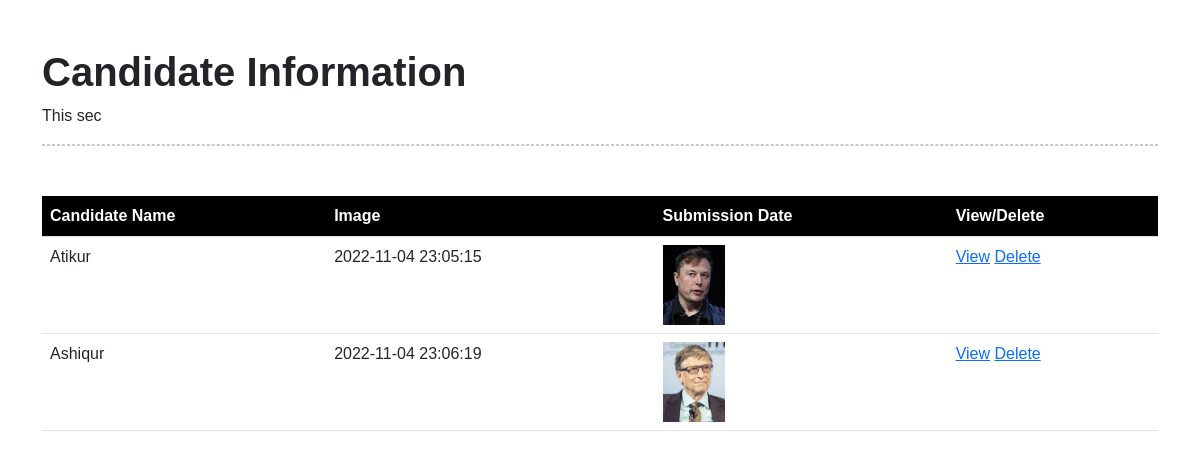
The app's page /admin/index.php with its own data.
### tables this page shows
CREATE TABLE `form` (
  `id` int(11) NOT NULL,
  `fname` varchar(255) NOT NULL,
  `lname` varchar(255) NOT NULL,
  `bday` date NOT NULL,
  `natinal` varchar(255) NOT NULL,
  `address` varchar(1000) NOT NULL,
  `city` varchar(255) NOT NULL,
  `state` varchar(255) NOT NULL,
  `email` varchar(255) NOT NULL,
  `phone` varchar(15) NOT NULL,
  `course` varchar(255) NOT NULL,
  `addcomment` text NOT NULL,
  `gender` varchar(255) NOT NULL,
  `img` varchar(255) NOT NULL,
  `submitdate` datetime NOT NULL DEFAULT current_timestamp()
);

### admin/index.php (the view, shortened to what this page needs)
<?php
  include('../connect.php');
  $sql = "SELECT * FROM form";
  $query = mysqli_query($con, $sql);
?>
<!doctype html>
<html lang="en">
  <head>
    <link href="https://cdn.jsdelivr.net/npm/bootstrap@5.2.2/dist/css/bootstrap.min.css" rel="stylesheet">
    <link rel="stylesheet" type="text/css" href="css/style.css">
  </head>
  <body>
    <div class="container my-5">
      <div class="head">
        <h1 class="headline">Candidate Information</h1>
        <p class="headline-txt">This sec</p>
        <hr>
      </div>
      <table class="table table-hover">
        <thead>
          <tr>
            <th scope="col">Candidate Name</th>
            <th scope="col">Image</th>
            <th scope="col">Submission Date</th>
            <th scope="col">View/Delete</th>
          </tr>
        </thead>
        <tbody>
          <?php
            while($data = mysqli_fetch_array($query)) {
              $id = $data['id'];
              $fname = $data['fname'];
              $submitdate = $data['submitdate'];
              $img = $data['img'];
          ?>
          <tr>
            <td><?php echo $fname ?></td>
            <td><?php echo $submitdate ?></td>
            <td><img src="../img/<?php echo $img ?>" class="img-fluid" id="profile-img"></td>
            <td>
              <a href="submitform.php?id=<?php echo $id?>">View</a>
              <a href="delete.php?id=<?php echo $id?>">Delete</a>
            </td>
          </tr>
        <?php }?>
        </tbody>
      </table>
    </div>
  </body>
</html>

### admin/css/style.css (style rules this page uses)
body { padding: 0; margin: 0; background-image: url(https://bangladesh.gov.bd/themes/responsive_npf/images/bg_main.gif); background-position: center; background-size: cover; background-attachment: fixed; font-family: arial; }
#profile-img { height: 80px; }
.headline { font-weight: bold; font-family: arial; }
.headline-txt { font-weight: 500; font-family: arial; }
hr { margin-bottom: 50px; border: 1px dashed; }
thead { background-color: #000000; color: #FFFFFF; }

### records on screen
form: fname "Atikur", submitdate "2022-11-04 23:05:15", img (picture)
form: fname "Ashiqur", submitdate "2022-11-04 23:06:19", img (picture)
